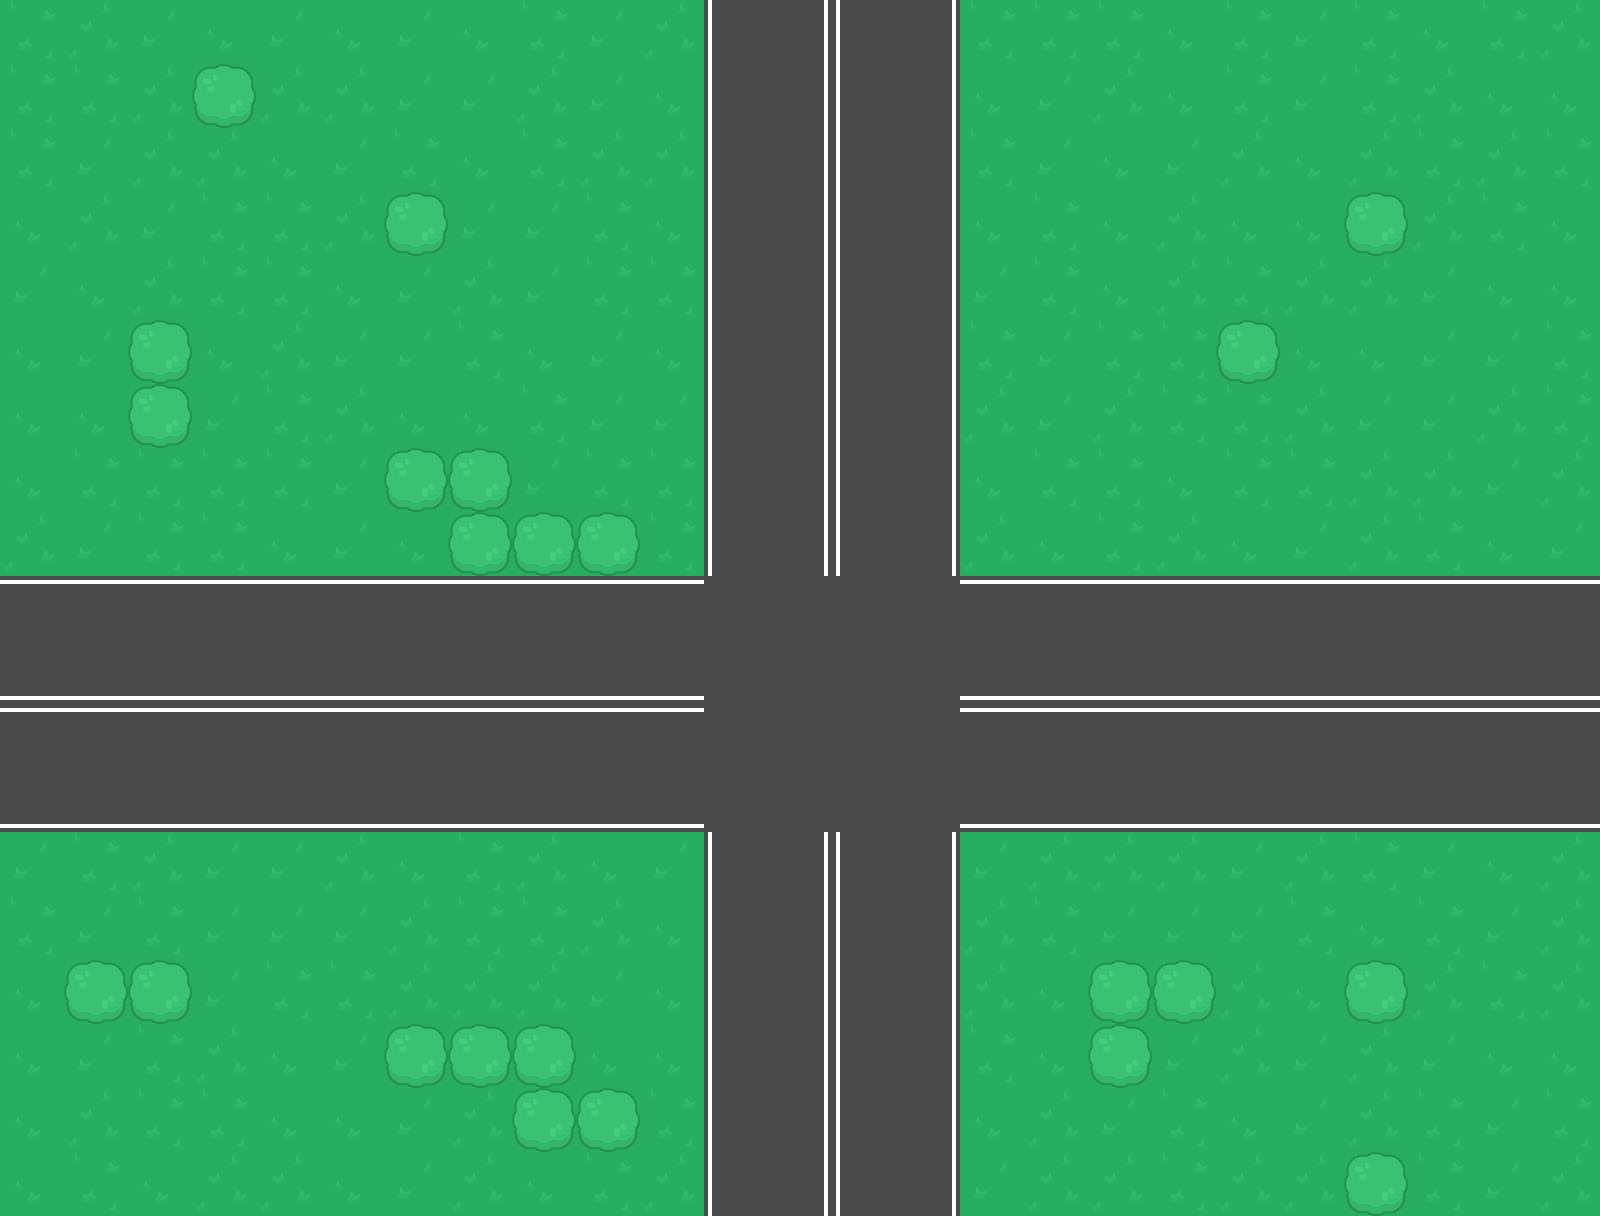

Below is a game level as drawn by its tile map, then a one-line description and the .tmx file that defines it, in full:
An orthogonal 25x19 tile map with 64x64 px tiles, 3 tile layers (Grass, Strada, Alberi) and 29 objects (car).

<map version="1.2" tiledversion="1.3.1" orientation="orthogonal" renderorder="right-down" compressionlevel="0" width="25" height="19" tilewidth="64" tileheight="64" infinite="0" nextlayerid="16" nextobjectid="60">
 <tileset firstgid="1" source="tilesheet_complete.tsx" />
 <objectgroup id="6" name="ATOP">
  <object id="17" name="car" x="34" y="790">
   <point />
  </object>
  <object id="32" x="70" y="766">
   <point />
  </object>
  <object id="33" x="672" y="770">
   <point />
  </object>
  <object id="34" x="730" y="766">
   <point />
  </object>
  <object id="35" x="770" y="756">
   <point />
  </object>
  <object id="36" x="804" y="750">
   <point />
  </object>
  <object id="37" x="840" y="736">
   <point />
  </object>
  <object id="38" x="878" y="712">
   <point />
  </object>
  <object id="39" x="900" y="674">
   <point />
  </object>
  <object id="40" x="900" y="608">
   <point />
  </object>
  <object id="41" x="898" y="36">
   <point />
  </object>
 </objectgroup>
 <group id="15" name="Group 1">
  <objectgroup id="7" name="ADX">
   <object id="55" x="44" y="760">
    <point />
   </object>
   <object id="56" x="430" y="760">
    <point />
   </object>
   <object id="57" x="798" y="762">
    <point />
   </object>
   <object id="58" x="1236" y="758">
    <point />
   </object>
   <object id="59" x="1528" y="750">
    <point />
   </object>
  </objectgroup>
 </group>
 <objectgroup id="8" name="ABOT">
  <object id="42" x="56" y="768">
   <point />
  </object>
  <object id="43" x="186" y="760">
   <point />
  </object>
  <object id="44" x="326" y="766">
   <point />
  </object>
  <object id="45" x="450" y="764">
   <point />
  </object>
  <object id="46" x="576" y="766">
   <point />
  </object>
  <object id="47" x="698" y="762">
   <point />
  </object>
  <object id="48" x="754" y="770">
   <point />
  </object>
  <object id="49" x="786" y="796">
   <point />
  </object>
  <object id="50" x="790" y="830">
   <point />
  </object>
  <object id="51" x="778" y="876">
   <point />
  </object>
  <object id="52" x="770" y="976">
   <point />
  </object>
  <object id="53" x="772" y="1090">
   <point />
  </object>
  <object id="54" x="774" y="1174">
   <point />
  </object>
 </objectgroup>
 <layer id="3" name="Grass" width="25" height="19">
  <data encoding="csv">
2,1,3,4,3,4,3,4,2,3,1,4,3,4,1,2,2,2,4,2,3,2,4,2,1,
2,2,1,4,1,1,3,3,1,3,4,4,2,1,2,4,3,1,4,2,3,2,1,4,4,
2,3,1,1,4,3,2,4,2,1,1,2,1,3,2,2,3,4,3,1,4,1,2,1,2,
4,1,3,2,2,1,1,3,3,2,4,2,2,1,1,4,2,4,1,4,4,1,1,2,4,
3,4,1,2,2,4,3,1,3,2,2,3,3,1,2,3,2,4,1,2,1,1,3,4,4,
4,3,1,4,1,3,3,2,4,3,4,4,3,3,2,2,3,2,2,4,4,4,3,3,2,
4,4,3,3,2,1,4,4,2,3,3,4,4,4,4,1,3,1,2,2,1,3,3,1,2,
4,2,2,2,2,3,2,2,3,2,2,1,2,1,2,4,2,2,4,2,2,1,1,3,1,
1,3,2,2,4,3,4,3,4,1,2,1,4,4,1,1,4,2,1,4,3,1,2,4,3,
2,4,3,2,4,3,4,1,3,2,4,3,1,2,4,2,3,2,1,1,4,3,1,4,2,
1,3,1,2,2,4,2,1,2,1,1,3,3,4,4,4,4,3,1,4,3,1,2,4,3,
3,1,1,2,1,1,3,1,1,3,1,4,4,3,4,3,4,1,4,3,4,4,4,4,3,
4,1,4,3,1,1,3,2,1,1,4,3,4,2,1,2,1,2,1,3,3,3,2,3,2,
3,2,1,3,3,1,4,2,1,4,3,1,3,3,2,3,1,1,1,3,1,2,3,4,1,
2,3,2,3,3,3,1,2,2,1,4,3,2,4,3,1,2,3,3,3,2,4,2,3,1,
4,1,4,3,2,2,1,1,1,3,4,3,3,1,3,1,4,3,2,1,4,3,1,2,1,
4,3,2,1,4,3,3,1,4,4,4,2,2,3,4,2,4,1,3,1,3,1,3,4,4,
4,1,2,2,4,4,3,1,4,4,2,4,4,1,3,4,1,3,2,4,3,1,2,3,2,
4,2,4,1,1,4,3,1,4,2,1,3,3,4,2,3,1,1,2,1,1,2,2,3,1
</data>
 </layer>
 <layer id="4" name="Strada" width="25" height="19">
  <data encoding="csv">
0,0,0,0,0,0,0,0,0,0,0,35,36,35,36,0,0,0,0,0,0,0,0,0,0,
0,0,0,0,0,0,0,0,0,0,0,35,36,35,36,0,0,0,0,0,0,0,0,0,0,
0,0,0,0,0,0,0,0,0,0,0,35,36,35,36,0,0,0,0,0,0,0,0,0,0,
0,0,0,0,0,0,0,0,0,0,0,35,36,35,36,0,0,0,0,0,0,0,0,0,0,
0,0,0,0,0,0,0,0,0,0,0,35,36,35,36,0,0,0,0,0,0,0,0,0,0,
0,0,0,0,0,0,0,0,0,0,0,35,36,35,36,0,0,0,0,0,0,0,0,0,0,
0,0,0,0,0,0,0,0,0,0,0,35,36,35,36,0,0,0,0,0,0,0,0,0,0,
0,0,0,0,0,0,0,0,0,0,0,35,36,35,36,0,0,0,0,0,0,0,0,0,0,
0,0,0,0,0,0,0,0,0,0,0,35,36,35,36,0,0,0,0,0,0,0,0,0,0,
37,37,37,37,37,37,37,37,37,37,37,93,93,93,93,37,37,37,37,37,37,37,37,37,37,
64,64,64,64,64,64,64,64,64,64,64,93,93,93,93,64,64,64,64,64,64,64,64,64,64,
37,37,37,37,37,37,37,37,37,37,37,93,93,93,93,37,37,37,37,37,37,37,37,37,37,
64,64,64,64,64,64,64,64,64,64,64,93,93,93,93,64,64,64,64,64,64,64,64,64,64,
0,0,0,0,0,0,0,0,0,0,0,35,36,35,36,0,0,0,0,0,0,0,0,0,0,
0,0,0,0,0,0,0,0,0,0,0,35,36,35,36,0,0,0,0,0,0,0,0,0,0,
0,0,0,0,0,0,0,0,0,0,0,35,36,35,36,0,0,0,0,0,0,0,0,0,0,
0,0,0,0,0,0,0,0,0,0,0,35,36,35,36,0,0,0,0,0,0,0,0,0,0,
0,0,0,0,0,0,0,0,0,0,0,35,36,35,36,0,0,0,0,0,0,0,0,0,0,
0,0,0,0,0,0,0,0,0,0,0,35,36,35,36,0,0,0,0,0,0,0,0,0,0
</data>
 </layer>
 <layer id="5" name="Alberi" width="25" height="19">
  <data encoding="csv">
0,0,0,0,0,0,0,0,0,0,0,0,0,0,0,0,0,0,0,0,0,0,0,0,0,
0,0,0,183,0,0,0,0,0,0,0,0,0,0,0,0,0,0,0,0,0,0,0,0,0,
0,0,0,0,0,0,0,0,0,0,0,0,0,0,0,0,0,0,0,0,0,0,0,0,0,
0,0,0,0,0,0,183,0,0,0,0,0,0,0,0,0,0,0,0,0,0,183,0,0,0,
0,0,0,0,0,0,0,0,0,0,0,0,0,0,0,0,0,0,0,0,0,0,0,0,0,
0,0,183,0,0,0,0,0,0,0,0,0,0,0,0,0,0,0,0,183,0,0,0,0,0,
0,0,183,0,0,0,0,0,0,0,0,0,0,0,0,0,0,0,0,0,0,0,0,0,0,
0,0,0,0,0,0,183,183,0,0,0,0,0,0,0,0,0,0,0,0,0,0,0,0,0,
0,0,0,0,0,0,0,183,183,183,0,0,0,0,0,0,0,0,0,0,0,0,0,0,0,
0,0,0,0,0,0,0,0,0,0,0,0,0,0,0,0,0,0,0,0,0,0,0,0,0,
0,0,0,0,0,0,0,0,0,0,0,0,0,0,0,0,0,0,0,0,0,0,0,0,0,
0,0,0,0,0,0,0,0,0,0,0,0,0,0,0,0,0,0,0,0,0,0,0,0,0,
0,0,0,0,0,0,0,0,0,0,0,0,0,0,0,0,0,0,0,0,0,0,0,0,0,
0,0,0,0,0,0,0,0,0,0,0,0,0,0,0,0,0,0,0,0,0,0,0,0,0,
0,0,0,0,0,0,0,0,0,0,0,0,0,0,0,0,0,0,0,0,0,0,0,0,0,
0,183,183,0,0,0,0,0,0,0,0,0,0,0,0,0,0,183,183,0,0,183,0,0,0,
0,0,0,0,0,0,183,183,183,0,0,0,0,0,0,0,0,183,0,0,0,0,0,0,0,
0,0,0,0,0,0,0,0,183,183,0,0,0,0,0,0,0,0,0,0,0,0,0,0,0,
0,0,0,0,0,0,0,0,0,0,0,0,0,0,0,0,0,0,0,0,0,183,0,0,0
</data>
 </layer>
</map>
